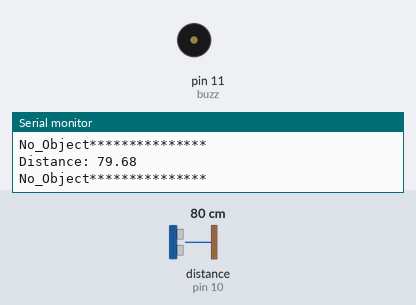
This sketch was run on a simulated Arduino Uno, built with avr-gcc and run on an emulated ATmega328P. On the bench: buzzer (waves = sounding, pin HIGH), the last lines printed to the serial monitor. Wiring (inferred from the names in the program): ultrasonic range finder: trigger pin 9; echo pin 10. Inputs (shaded band) come from the test bench; at power-on: distance to the obstacle (sensor on pin 10) 80 cm. The echo pulse lasts 58.3 µs per cm; pins used as bus, display or sensor lines are not drawn.

Above: at 1.4 s.
1.5 s: distance to the obstacle (sensor on pin 10) set to 23 cm
3.1 s: distance to the obstacle (sensor on pin 10) set to 18 cm
At 4.1 s:
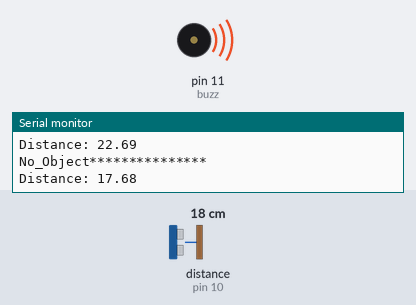
Timing chart, 0 to 12.3 s (numbered marks = the images above; inputs shaded):
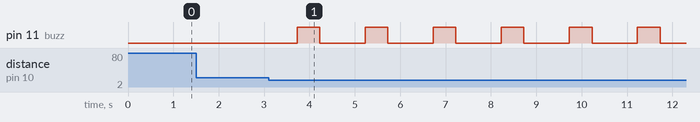

The sketch:

UltrasonicSensor_Code.ino
```cpp
const int trigPin = 9;
const int echoPin = 10;
const int buzz = 11;
//const int espSignal = 12;

float duration, distance;

void setup() {
  pinMode(trigPin, OUTPUT);
  pinMode(echoPin, INPUT);
  //--------------------------
  pinMode(buzz, OUTPUT);
  digitalWrite(buzz,0);
  //--------------------------
 // pinMode,(espSignal, OUTPUT);
  //digitalWrite(espSignal, LOW);
  Serial.begin(9600);
}

void loop() {
  digitalWrite(trigPin, LOW);
  delayMicroseconds(2);
  digitalWrite(trigPin, HIGH);
  delayMicroseconds(10);
  digitalWrite(trigPin, LOW);

  duration = pulseIn(echoPin, HIGH);
  distance = (duration*.0343)/2;
  Serial.print("Distance: ");
  Serial.println(distance);
  delay(100);
  if(distance<20)
  {
    for(int i = 0; i<=6 ; i++)
    {
      //digitalWrite(espSignal, HIGH);
      sound();
      Serial.println("Object!!!!!!!!!!!!!!!!");
      }
    }
    else
    {
     //digitalWrite(espSignal,LOW);
     Serial.println("No_Object***************");
     digitalWrite(buzz,0);
     delay(500);
      }
}

void sound()
{
  digitalWrite(buzz, 1);
  delay(500);
  digitalWrite(buzz, 0);
  delay(1000);
  }
```

Measured:
- the behaviour switches between 21 and 20 cm on distance to the obstacle (sensor on pin 10) (found by bisection; images 0 and 1)
- after the input at 3.1 s, pin 11 (buzz): alternates HIGH for 0.50 s and LOW for 1.0 s, starting after 0.63 s
